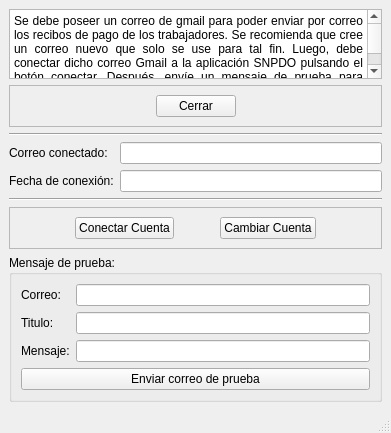
<?xml version="1.0" encoding="UTF-8"?>
<ui version="4.0">
 <class>MainWindow</class>
 <widget class="QMainWindow" name="MainWindow">
  <property name="geometry">
   <rect>
    <x>0</x>
    <y>0</y>
    <width>347</width>
    <height>403</height>
   </rect>
  </property>
  <property name="windowTitle">
   <string>Configuración de correo</string>
  </property>
  <widget class="QWidget" name="centralwidget">
   <layout class="QVBoxLayout" name="verticalLayout_2">
    <item>
     <widget class="QTextBrowser" name="textBrowser">
      <property name="sizeAdjustPolicy">
       <enum>QAbstractScrollArea::AdjustToContents</enum>
      </property>
      <property name="html">
       <string>&lt;!DOCTYPE HTML PUBLIC &quot;-//W3C//DTD HTML 4.0//EN&quot; &quot;http://www.w3.org/TR/REC-html40/strict.dtd&quot;&gt;
&lt;html&gt;&lt;head&gt;&lt;meta name=&quot;qrichtext&quot; content=&quot;1&quot; /&gt;&lt;style type=&quot;text/css&quot;&gt;
p, li { white-space: pre-wrap; }
&lt;/style&gt;&lt;/head&gt;&lt;body style=&quot; font-family:'MS Shell Dlg 2'; font-size:8pt; font-weight:400; font-style:normal;&quot;&gt;
&lt;p align=&quot;justify&quot; style=&quot; margin-top:0px; margin-bottom:0px; margin-left:0px; margin-right:0px; -qt-block-indent:0; text-indent:0px;&quot;&gt;&lt;span style=&quot; font-size:9pt;&quot;&gt;Se debe poseer un correo de gmail para poder enviar por correo los recibos de pago de los trabajadores. Se recomienda que cree un correo nuevo que solo se use para tal fin. Luego, debe conectar dicho correo Gmail a la aplicación SNPDO pulsando el botón conectar. Después, envíe un mensaje de prueba para verificar que el programa quedó configurado correctamente.&lt;/span&gt;&lt;/p&gt;&lt;/body&gt;&lt;/html&gt;</string>
      </property>
     </widget>
    </item>
    <item>
     <widget class="QFrame" name="frame">
      <property name="frameShape">
       <enum>QFrame::StyledPanel</enum>
      </property>
      <property name="frameShadow">
       <enum>QFrame::Raised</enum>
      </property>
      <layout class="QHBoxLayout" name="horizontalLayout">
       <item>
        <spacer name="horizontalSpacer">
         <property name="orientation">
          <enum>Qt::Horizontal</enum>
         </property>
         <property name="sizeHint" stdset="0">
          <size>
           <width>44</width>
           <height>20</height>
          </size>
         </property>
        </spacer>
       </item>
       <item>
        <widget class="QPushButton" name="cancelar">
         <property name="toolTip">
          <string>&lt;html&gt;&lt;head/&gt;&lt;body&gt;&lt;p&gt;Cierra la ventana actual.&lt;/p&gt;&lt;/body&gt;&lt;/html&gt;</string>
         </property>
         <property name="text">
          <string>Cerrar</string>
         </property>
        </widget>
       </item>
       <item>
        <spacer name="horizontalSpacer_3">
         <property name="orientation">
          <enum>Qt::Horizontal</enum>
         </property>
         <property name="sizeHint" stdset="0">
          <size>
           <width>44</width>
           <height>20</height>
          </size>
         </property>
        </spacer>
       </item>
      </layout>
     </widget>
    </item>
    <item>
     <widget class="Line" name="line">
      <property name="orientation">
       <enum>Qt::Horizontal</enum>
      </property>
     </widget>
    </item>
    <item>
     <layout class="QFormLayout" name="formLayout">
      <item row="0" column="0">
       <widget class="QLabel" name="label">
        <property name="text">
         <string>Correo conectado:</string>
        </property>
       </widget>
      </item>
      <item row="0" column="1">
       <widget class="QLineEdit" name="correo_conectado">
        <property name="toolTip">
         <string>&lt;html&gt;&lt;head/&gt;&lt;body&gt;&lt;p&gt;Muestra el correo de Gmail que está actualmente conectado a la aplicación.&lt;/p&gt;&lt;/body&gt;&lt;/html&gt;</string>
        </property>
        <property name="readOnly">
         <bool>true</bool>
        </property>
       </widget>
      </item>
      <item row="1" column="0">
       <widget class="QLabel" name="label_2">
        <property name="text">
         <string>Fecha de conexión:</string>
        </property>
       </widget>
      </item>
      <item row="1" column="1">
       <widget class="QLineEdit" name="fecha_conexion">
        <property name="toolTip">
         <string>&lt;html&gt;&lt;head/&gt;&lt;body&gt;&lt;p&gt;Muestra la fecha cuando se hizo la conexión del correo mostrado arriba de esta línea.&lt;/p&gt;&lt;/body&gt;&lt;/html&gt;</string>
        </property>
        <property name="readOnly">
         <bool>true</bool>
        </property>
       </widget>
      </item>
     </layout>
    </item>
    <item>
     <widget class="Line" name="line_2">
      <property name="orientation">
       <enum>Qt::Horizontal</enum>
      </property>
     </widget>
    </item>
    <item>
     <widget class="QFrame" name="frame_2">
      <property name="frameShape">
       <enum>QFrame::StyledPanel</enum>
      </property>
      <property name="frameShadow">
       <enum>QFrame::Raised</enum>
      </property>
      <layout class="QHBoxLayout" name="horizontalLayout_3">
       <item>
        <spacer name="horizontalSpacer_4">
         <property name="orientation">
          <enum>Qt::Horizontal</enum>
         </property>
         <property name="sizeType">
          <enum>QSizePolicy::MinimumExpanding</enum>
         </property>
         <property name="sizeHint" stdset="0">
          <size>
           <width>56</width>
           <height>20</height>
          </size>
         </property>
        </spacer>
       </item>
       <item>
        <widget class="QPushButton" name="conectar">
         <property name="sizePolicy">
          <sizepolicy hsizetype="Expanding" vsizetype="Fixed">
           <horstretch>0</horstretch>
           <verstretch>0</verstretch>
          </sizepolicy>
         </property>
         <property name="toolTip">
          <string>&lt;html&gt;&lt;head/&gt;&lt;body&gt;&lt;p&gt;Presione aquí para iniciar el proceso de conexión de una cuenta Gmail&lt;/p&gt;&lt;/body&gt;&lt;/html&gt;</string>
         </property>
         <property name="text">
          <string>Conectar Cuenta</string>
         </property>
        </widget>
       </item>
       <item>
        <spacer name="horizontalSpacer_5">
         <property name="orientation">
          <enum>Qt::Horizontal</enum>
         </property>
         <property name="sizeType">
          <enum>QSizePolicy::MinimumExpanding</enum>
         </property>
         <property name="sizeHint" stdset="0">
          <size>
           <width>40</width>
           <height>20</height>
          </size>
         </property>
        </spacer>
       </item>
       <item>
        <widget class="QPushButton" name="cambiar">
         <property name="sizePolicy">
          <sizepolicy hsizetype="Expanding" vsizetype="Fixed">
           <horstretch>0</horstretch>
           <verstretch>0</verstretch>
          </sizepolicy>
         </property>
         <property name="toolTip">
          <string>&lt;html&gt;&lt;head/&gt;&lt;body&gt;&lt;p&gt;Presione aquí para cambiar el correo desde donde se enviaran los recibos de nómina.&lt;/p&gt;&lt;/body&gt;&lt;/html&gt;</string>
         </property>
         <property name="text">
          <string>Cambiar Cuenta</string>
         </property>
        </widget>
       </item>
       <item>
        <spacer name="horizontalSpacer_6">
         <property name="orientation">
          <enum>Qt::Horizontal</enum>
         </property>
         <property name="sizeType">
          <enum>QSizePolicy::MinimumExpanding</enum>
         </property>
         <property name="sizeHint" stdset="0">
          <size>
           <width>56</width>
           <height>20</height>
          </size>
         </property>
        </spacer>
       </item>
      </layout>
     </widget>
    </item>
    <item>
     <widget class="QGroupBox" name="groupBox_mensaje_prueba">
      <property name="title">
       <string>Mensaje de prueba:</string>
      </property>
      <layout class="QVBoxLayout" name="verticalLayout">
       <item>
        <layout class="QFormLayout" name="formLayout_2">
         <item row="0" column="0">
          <widget class="QLabel" name="label_3">
           <property name="text">
            <string>Correo:</string>
           </property>
          </widget>
         </item>
         <item row="0" column="1">
          <widget class="QLineEdit" name="dir_correo_prueba"/>
         </item>
         <item row="1" column="0">
          <widget class="QLabel" name="label_4">
           <property name="text">
            <string>Titulo:</string>
           </property>
          </widget>
         </item>
         <item row="1" column="1">
          <widget class="QLineEdit" name="titulo"/>
         </item>
         <item row="2" column="0">
          <widget class="QLabel" name="label_5">
           <property name="text">
            <string>Mensaje:</string>
           </property>
          </widget>
         </item>
         <item row="2" column="1">
          <widget class="QLineEdit" name="mensaje"/>
         </item>
        </layout>
       </item>
       <item>
        <widget class="QPushButton" name="enviar_correo">
         <property name="text">
          <string>Enviar correo de prueba</string>
         </property>
        </widget>
       </item>
      </layout>
     </widget>
    </item>
   </layout>
  </widget>
  <widget class="QMenuBar" name="menubar">
   <property name="geometry">
    <rect>
     <x>0</x>
     <y>0</y>
     <width>347</width>
     <height>18</height>
    </rect>
   </property>
  </widget>
  <widget class="QStatusBar" name="statusbar"/>
 </widget>
 <resources/>
 <connections/>
</ui>
